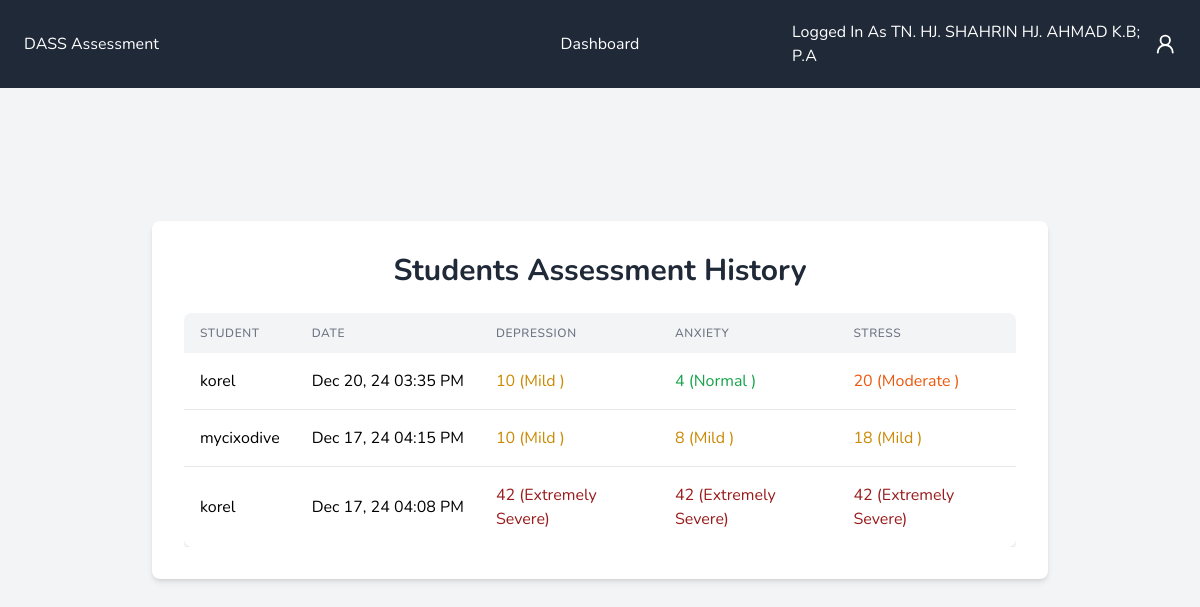
/assessments (signed in), run on the app's committed database.
### tables this page shows
CREATE TABLE dass_score (
            id INTEGER PRIMARY KEY AUTOINCREMENT,
            user_id INTEGER NOT NULL,
            answer TEXT NOT NULL,
            depression_score INTEGER NOT NULL,
            anxiety_score INTEGER NOT NULL,
            stress_score INTEGER NOT NULL,
            date_taken TEXT NOT NULL DEFAULT CURRENT_TIMESTAMP,
            FOREIGN KEY (user_id) REFERENCES students (id)
        );

CREATE TABLE students (
            id INTEGER PRIMARY KEY AUTOINCREMENT,
            email TEXT UNIQUE NOT NULL,
            username TEXT UNIQUE NOT NULL,
            password TEXT NOT NULL,
            phone TEXT,
            age INTEGER,
            gender TEXT
        );

### app.py (the view)
@app.route("/assessments")
@counsellor_login_required
def assessments():
    try:
        conn = get_db_connection()
        cursor = conn.cursor()
        cursor.execute("""
            SELECT ds.id, user_id, depression_score, anxiety_score, stress_score, date_taken, s.username
            FROM dass_score ds
            JOIN students s ON ds.user_id = s.id
            ORDER BY date_taken DESC
        """)
        all_assessments = cursor.fetchall()
        cursor.close()
        conn.close()
        return render_template("assessment.html", all_assessments=all_assessments)
    except Exception as e:
        print({str(e)})
        flash(f"Error retrieving assessment history: {str(e)}", "error")
        return redirect(url_for("counsellor_dashboard"))

### app.py (called while the page is built)
def counsellor_login_required(f):
    @functools.wraps(f)
    def decorated_function(*args, **kwargs):
        if not session.get("user_id") or session.get("role") != "counsellor":
            return redirect(url_for("counsellor_login"))
        return f(*args, **kwargs)
    return decorated_function

def dateformat(value, format="%Y-%m-%d"):
    if isinstance(value, str):
        try:
            value = datetime.fromisoformat(value.replace("Z", "+00:00"))
        except ValueError:
            return value
    if isinstance(value, datetime):
        return value.strftime(format)
    return value

### database.py (called while the page is built)
def get_db_connection():
    conn = sqlite3.connect("dass.db")
    conn.row_factory = sqlite3.Row
    return conn

### templates/assessment.html (shortened to what this page needs)
{% extends "base.html" %}
{% block content %}
    <div class="container mx-auto px-4 py-8">
        <div class="bg-white shadow-md rounded-lg p-8 max-w-4xl mx-auto">
            <h1 class="text-3xl font-bold mb-6 text-center text-gray-800">Students Assessment History</h1>
            {% if all_assessments %}
                <div class="overflow-x-auto">
                    <table class="w-full bg-white shadow-md rounded-lg overflow-hidden">
                        <thead class="bg-gray-100">
                        <tr>
                            <th class="px-4 py-3 text-left text-xs font-medium text-gray-500 uppercase tracking-wider">
                                Student
                            </th>
                            <th class="px-4 py-3 text-left text-xs font-medium text-gray-500 uppercase tracking-wider">
                                Date
                            </th>
                            <th class="px-4 py-3 text-left text-xs font-medium text-gray-500 uppercase tracking-wider">
                                Depression
                            </th>
                            <th class="px-4 py-3 text-left text-xs font-medium text-gray-500 uppercase tracking-wider">
                                Anxiety
                            </th>
                            <th class="px-4 py-3 text-left text-xs font-medium text-gray-500 uppercase tracking-wider">
                                Stress
                            </th>
                        </tr>
                        </thead>
                        <tbody class="divide-y divide-gray-200">
                        {% for assessment in all_assessments %}
                            <tr class="hover:bg-gray-50 transition duration-200">
                                <td class="px-4 py-4 whitespace-nowrap">
                                    {{ assessment.username }}
                                </td>
                                <td class="px-4 py-4 whitespace-nowrap">
                                    {{ assessment.date_taken | dateformat("%b %d, %y %I:%M %p") }}
                                </td>
                                <td class="px-4 py-4">
                                <span class="{% if assessment.depression_score <= 9 %}text-green-600
                                             {% elif assessment.depression_score <= 13 %}text-yellow-600
                                             {% elif assessment.depression_score <= 20 %}text-orange-600
                                             {% elif assessment.depression_score <= 27 %}text-red-600
                                             {% else %}text-red-800{% endif %}">
                                    {{ assessment.depression_score }}
                                    ({% if assessment.depression_score <= 9 %}Normal
                                {% elif assessment.depression_score <= 13 %}Mild
                                {% elif assessment.depression_score <= 20 %}Moderate
                                {% elif assessment.depression_score <= 27 %}Severe
                                {% else %}Extremely Severe{% endif %})
                                </span>
                                </td>
                                <td class="px-4 py-4">
                                <span class="{% if assessment.anxiety_score <= 7 %}text-green-600
                                             {% elif assessment.anxiety_score <= 9 %}text-yellow-600
                                             {% elif assessment.anxiety_score <= 14 %}text-orange-600
                                             {% elif assessment.anxiety_score <= 19 %}text-red-600
                                             {% else %}text-red-800{% endif %}">
                                    {{ assessment.anxiety_score }}
                                    ({% if assessment.anxiety_score <= 7 %}Normal
                                {% elif assessment.anxiety_score <= 9 %}Mild
                                {% elif assessment.anxiety_score <= 14 %}Moderate
                                {% elif assessment.anxiety_score <= 19 %}Severe
                                {% else %}Extremely Severe{% endif %})
                                </span>
                                </td>
                                <td class="px-4 py-4">
                                <span class="{% if assessment.stress_score <= 14 %}text-green-600
                                             {% elif assessment.stress_score <= 18 %}text-yellow-600
                                             {% elif assessment.stress_score <= 25 %}text-orange-600
                                             {% elif assessment.stress_score <= 33 %}text-red-600
                                             {% else %}text-red-800{% endif %}">
                                    {{ assessment.stress_score }}
                                    ({% if assessment.stress_score <= 14 %}Normal
                                {% elif assessment.stress_score <= 18 %}Mild
                                {% elif assessment.stress_score <= 25 %}Moderate
                                {% elif assessment.stress_score <= 33 %}Severe
                                {% else %}Extremely Severe{% endif %})
                                </span>
                                </td>
                            </tr>
                        {% endfor %}
                        </tbody>
                    </table>
                </div>
            {% endif %}
        </div>
    </div>
{% endblock %}

### templates/base.html (shortened to what this page needs)
<!DOCTYPE html>
<html lang="en">
<head>
    <script src="https://cdn.tailwindcss.com"></script>
</head>
<body class="bg-gray-100 min-h-screen flex flex-col items-center justify-center">
<nav class="p-5 bg-gray-800 text-white w-full fixed top-0 flex items-center justify-center z-10">
    <ul class="flex w-full max-w-6xl items-center justify-center">
        <a class="basis-1/3" href="{{ url_for('index') }}">DASS Assessment</a>
        {% if session.role == "student" %}
            <ul class="basis-1/3 flex space-x-4 justify-center">
                <li>
                    <a href="/">Home</a>
                </li>
                <li>
                    <a href="/question/1">Questions</a>
                </li>
                <li>
                    <a href="/results">Results</a>
                </li>
            </ul>
        {% elif session.role == "counsellor" %}
            <ul class="basis-1/3 flex space-x-4 justify-center">
                <li>
                    <a href="/counsellor/dashboard">Dashboard</a>
                </li>
            </ul>
        {% else %}
            <ul class="basis-1/3 flex space-x-4 justify-center">
                <li>
                    <a href="/">Home</a>
                </li>
            </ul>
        {% endif %}
        <div class="basis-1/3 inline-flex items-center justify-end relative">
            {% if session.user_id %}
                <a href="/user/settings" id="settings" class="flex items-center space-x-2">
                    <span class="capitalize" id="username">Logged in as {{ session.username }}</span>
                    <i data-lucide="user-round"></i>
                </a>
            {% else %}
                <li>
                    <a href="/login">Login</a>
                </li>
            {% endif %}
        </div>
    </ul>
</nav>
{% block content %} {% endblock content %}
</body>
</html>

### templates/base.html (style rules this page uses)
body { font-family: "Nunito", sans-serif; }

### data on the page
dass_score: username "korel", date_taken "Dec 20, 24 03:35 PM", depression_score "10", shows "Mild", anxiety_score "4", shows "Normal", stress_score "20", shows "Moderate"
dass_score: username "mycixodive", date_taken "Dec 17, 24 04:15 PM", depression_score "10", shows "Mild", anxiety_score "8", stress_score "18"
dass_score: username "korel", date_taken "Dec 17, 24 04:08 PM", depression_score "42", shows "Extremely Severe", anxiety_score "42", stress_score "42"
